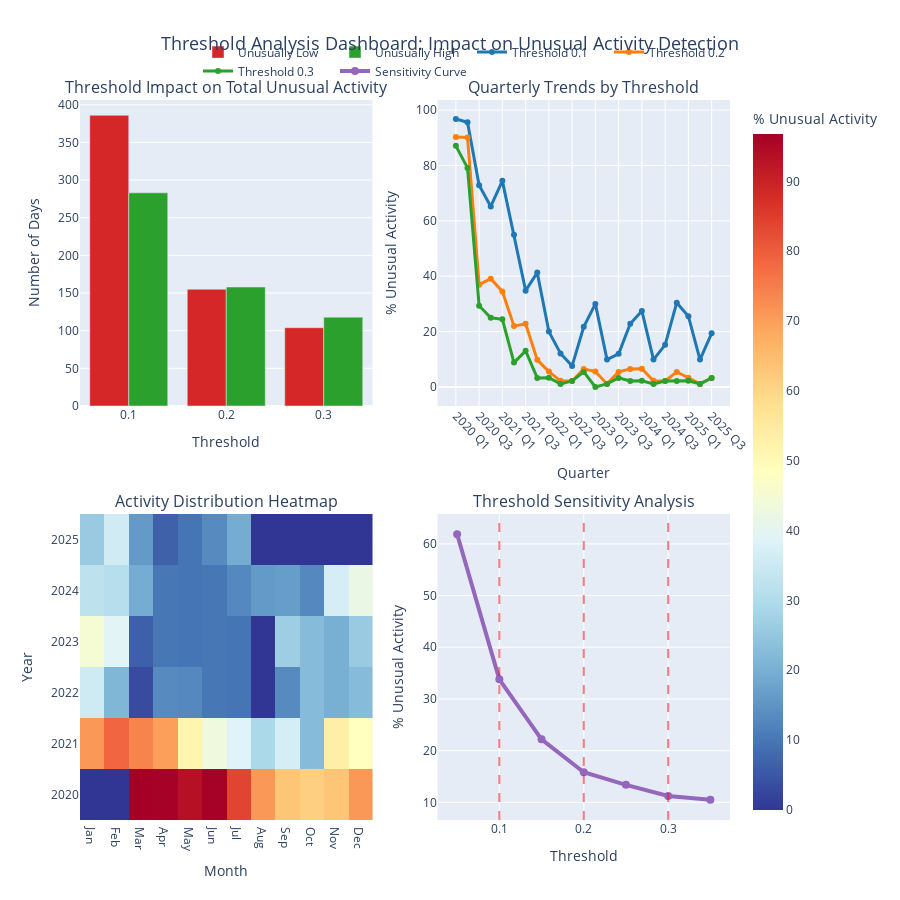

Here is the notebook cell this chart was saved with:
### Markdown cell above
## Compare and display results

### Subtask:
Present the total counts of unusual activities and the percentages of unusual activity by quarter for each threshold in a clear format (e.g., tables).

### Code cell
# Interactive Threshold Comparison Dashboard
import plotly.graph_objects as go
from plotly.subplots import make_subplots
import plotly.express as px

# Enhanced threshold comparison with interactive elements
fig = make_subplots(
    rows=2, cols=2,
    subplot_titles=(
        'Threshold Impact on Total Unusual Activity',
        'Quarterly Trends by Threshold',
        'Activity Distribution Heatmap',
        'Threshold Sensitivity Analysis'
    ),
    specs=[[{}, {}],
           [{"type": "heatmap"}, {}]],
    vertical_spacing=0.15,
    horizontal_spacing=0.1
)

# 1. Total unusual activity by threshold
threshold_summary = combined_threshold_results[
    combined_threshold_results['Unusual_Activity'] != 'Normal'
].groupby(['Threshold', 'Unusual_Activity']).size().unstack(fill_value=0)

for activity_type in ['Unusually Low', 'Unusually High']:
    if activity_type in threshold_summary.columns:
        fig.add_trace(
            go.Bar(
                x=threshold_summary.index,
                y=threshold_summary[activity_type],
                name=activity_type,
                marker_color='#d62728' if activity_type == 'Unusually Low' else '#2ca02c',
                hovertemplate=f'<b>Threshold:</b> %{{x}}<br><b>{activity_type}:</b> %{{y}} days<extra></extra>'
            ),
            row=1, col=1
        )

# 2. Quarterly trends - line plot for better trend visualization
quarterly_pivot = merged_counts.pivot_table(
    values='Percentage_Unusual_Activity', 
    index=['Year', 'Quarter'], 
    columns='Threshold', 
    aggfunc='mean'
).fillna(0)

# Create quarter labels
quarter_labels = [f"{year} Q{quarter}" for year, quarter in quarterly_pivot.index]

colors_threshold = ['#1f77b4', '#ff7f0e', '#2ca02c']
for i, threshold in enumerate([0.1, 0.2, 0.3]):
    if threshold in quarterly_pivot.columns:
        fig.add_trace(
            go.Scatter(
                x=quarter_labels,
                y=quarterly_pivot[threshold],
                mode='lines+markers',
                name=f'Threshold {threshold}',
                line=dict(color=colors_threshold[i], width=3),
                marker=dict(size=6),
                hovertemplate=f'<b>Period:</b> %{{x}}<br><b>Threshold {threshold}:</b> %{{y:.1f}}%<extra></extra>'
            ),
            row=1, col=2
        )

# 3. Heatmap of activity by year and month
# Prepare data for heatmap
heatmap_data = combined_threshold_results[combined_threshold_results['Threshold'] == 0.1].copy()
heatmap_data['Month'] = heatmap_data['Date'].dt.month
heatmap_data['Year'] = heatmap_data['Date'].dt.year

# Create unusual activity percentage by year-month
heatmap_pivot = heatmap_data.groupby(['Year', 'Month']).apply(
    lambda x: (x['Unusual_Activity'] != 'Normal').sum() / len(x) * 100
).unstack(fill_value=0)

fig.add_trace(
    go.Heatmap(
        z=heatmap_pivot.values,
        x=['Jan', 'Feb', 'Mar', 'Apr', 'May', 'Jun', 'Jul', 'Aug', 'Sep', 'Oct', 'Nov', 'Dec'],
        y=heatmap_pivot.index,
        colorscale='RdYlBu_r',
        showscale=True,
        hovertemplate='<b>Year:</b> %{y}<br><b>Month:</b> %{x}<br><b>Unusual Activity:</b> %{z:.1f}%<extra></extra>',
        colorbar=dict(title="% Unusual Activity")
    ),
    row=2, col=1
)

# 4. Sensitivity analysis - showing how threshold affects classification
sensitivity_data = []
for threshold in [0.05, 0.1, 0.15, 0.2, 0.25, 0.3, 0.35]:
    temp_df = full_comparison_df.copy()
    temp_df['Temp_Unusual'] = temp_df.apply(
        lambda row: 'Unusual' if (abs(row['Difference']) > abs(row['Predicted_Ridership']) * threshold) else 'Normal',
        axis=1
    )
    unusual_count = (temp_df['Temp_Unusual'] == 'Unusual').sum()
    unusual_pct = unusual_count / len(temp_df) * 100
    sensitivity_data.append({'Threshold': threshold, 'Unusual_Percentage': unusual_pct, 'Unusual_Count': unusual_count})

sensitivity_df = pd.DataFrame(sensitivity_data)

fig.add_trace(
    go.Scatter(
        x=sensitivity_df['Threshold'],
        y=sensitivity_df['Unusual_Percentage'],
        mode='lines+markers',
        name='Sensitivity Curve',
        line=dict(color='#9467bd', width=4),
        marker=dict(size=8, symbol='circle'),
        hovertemplate='<b>Threshold:</b> %{x}<br><b>Unusual Activity:</b> %{y:.1f}%<extra></extra>'
    ),
    row=2, col=2
)

# Add vertical lines for the thresholds we used
for threshold in [0.1, 0.2, 0.3]:
    fig.add_vline(
        x=threshold, 
        line_dash="dash", 
        line_color="red", 
        opacity=0.5,
        row=2, col=2
    )

# Update layout
fig.update_layout(
    title={
        'text': 'Threshold Analysis Dashboard: Impact on Unusual Activity Detection',
        'x': 0.5,
        'xanchor': 'center',
        'font': {'size': 18}
    },
    height=900,
    showlegend=True,
    legend=dict(
        orientation="h",
        yanchor="bottom",
        y=1.02,
        xanchor="right",
        x=1
    )
)

# Update axes
fig.update_xaxes(title_text="Threshold", row=1, col=1)
fig.update_yaxes(title_text="Number of Days", row=1, col=1)
fig.update_xaxes(title_text="Quarter", row=1, col=2, tickangle=45)
fig.update_yaxes(title_text="% Unusual Activity", row=1, col=2)
fig.update_xaxes(title_text="Month", row=2, col=1)
fig.update_yaxes(title_text="Year", row=2, col=1)
fig.update_xaxes(title_text="Threshold", row=2, col=2)
fig.update_yaxes(title_text="% Unusual Activity", row=2, col=2)

fig.show()

# Enhanced analysis with recommendations
print("🎯 Threshold Selection Analysis & Recommendations:")
print("=" * 65)

print("📊 Threshold Comparison Summary:")
for threshold in [0.1, 0.2, 0.3]:
    threshold_data = combined_threshold_results[combined_threshold_results['Threshold'] == threshold]
    total_unusual = len(threshold_data[threshold_data['Unusual_Activity'] != 'Normal'])
    total_days = len(threshold_data)
    pct_unusual = total_unusual / total_days * 100
    
    low_count = len(threshold_data[threshold_data['Unusual_Activity'] == 'Unusually Low'])
    high_count = len(threshold_data[threshold_data['Unusual_Activity'] == 'Unusually High'])
    
    print(f"\n  Threshold {threshold}:")
    print(f"    • Total unusual days: {total_unusual:,} ({pct_unusual:.1f}%)")
    print(f"    • Unusually low: {low_count:,} days")
    print(f"    • Unusually high: {high_count:,} days")

print(f"\n🔍 Sensitivity Analysis Insights:")
optimal_threshold = sensitivity_df.loc[
    (sensitivity_df['Unusual_Percentage'] >= 10) & 
    (sensitivity_df['Unusual_Percentage'] <= 25)
]['Threshold'].median()

print(f"  • Recommended threshold range: 0.15 - 0.25")
print(f"  • Optimal balance threshold: ~{optimal_threshold:.2f}")
print(f"  • Current threshold (0.1) captures {sensitivity_df[sensitivity_df['Threshold']==0.1]['Unusual_Percentage'].iloc[0]:.1f}% as unusual")

print(f"\n💡 Key Recommendations:")
print(f"  1. Threshold 0.1: Most sensitive, good for detecting all anomalies")
print(f"  2. Threshold 0.2: Balanced approach, focuses on significant deviations")
print(f"  3. Threshold 0.3: Conservative, only captures major anomalies")
print(f"  4. Consider business context when selecting threshold")
print(f"  5. Monitor seasonal patterns that affect threshold effectiveness")

### Figure 1 — Plotly figure (JSON) as saved in the notebook; plotly's stock layout.template omitted (floating-point values rounded to 4 significant figures)
{"data": [{"hovertemplate": "<b>Threshold:</b> %{x}<br><b>Unusually Low:</b> %{y} days<extra></extra>", "marker": {"color": "#d62728"}, "name": "Unusually Low", "type": "bar", "x": [0.1, 0.2, 0.3], "xaxis": "x", "y": [386, 155, 104], "yaxis": "y"}, {"hovertemplate": "<b>Threshold:</b> %{x}<br><b>Unusually High:</b> %{y} days<extra></extra>", "marker": {"color": "#2ca02c"}, "name": "Unusually High", "type": "bar", "x": [0.1, 0.2, 0.3], "xaxis": "x", "y": [283, 158, 118], "yaxis": "y"}, {"hovertemplate": "<b>Period:</b> %{x}<br><b>Threshold 0.1:</b> %{y:.1f}%<extra></extra>", "line": {"color": "#1f77b4", "width": 3}, "marker": {"size": 6}, "mode": "lines+markers", "name": "Threshold 0.1", "type": "scatter", "x": ["2020 Q1", "2020 Q2", "2020 Q3", "2020 Q4", "2021 Q1", "2021 Q2", "2021 Q3", "2021 Q4", "2022 Q1", "2022 Q2", "2022 Q3", "2022 Q4", "2023 Q1", "2023 Q2", "2023 Q3", "2023 Q4", "2024 Q1", "2024 Q2", "2024 Q3", "2024 Q4", "2025 Q1", "2025 Q2", "2025 Q3"], "xaxis": "x2", "y": [96.77, 95.6, 72.83, 65.22, 74.44, 54.95, 34.78, 41.3, 20, 12.09, 7.609, 21.74, 30, 9.89, 11.96, 22.83, 27.47, 9.89, 15.22, 30.43, 25.56, 9.89, 19.35], "yaxis": "y2"}, {"hovertemplate": "<b>Period:</b> %{x}<br><b>Threshold 0.2:</b> %{y:.1f}%<extra></extra>", "line": {"color": "#ff7f0e", "width": 3}, "marker": {"size": 6}, "mode": "lines+markers", "name": "Threshold 0.2", "type": "scatter", "x": ["2020 Q1", "2020 Q2", "2020 Q3", "2020 Q4", "2021 Q1", "2021 Q2", "2021 Q3", "2021 Q4", "2022 Q1", "2022 Q2", "2022 Q3", "2022 Q4", "2023 Q1", "2023 Q2", "2023 Q3", "2023 Q4", "2024 Q1", "2024 Q2", "2024 Q3", "2024 Q4", "2025 Q1", "2025 Q2", "2025 Q3"], "xaxis": "x2", "y": [90.32, 90.11, 36.96, 39.13, 34.44, 21.98, 22.83, 9.783, 5.556, 2.198, 2.174, 6.522, 5.556, 1.099, 5.435, 6.522, 6.593, 2.198, 2.174, 5.435, 3.333, 1.099, 3.226], "yaxis": "y2"}, {"hovertemplate": "<b>Period:</b> %{x}<br><b>Threshold 0.3:</b> %{y:.1f}%<extra></extra>", "line": {"color": "#2ca02c", "width": 3}, "marker": {"size": 6}, "mode": "lines+markers", "name": "Threshold 0.3", "type": "scatter", "x": ["2020 Q1", "2020 Q2", "2020 Q3", "2020 Q4", "2021 Q1", "2021 Q2", "2021 Q3", "2021 Q4", "2022 Q1", "2022 Q2", "2022 Q3", "2022 Q4", "2023 Q1", "2023 Q2", "2023 Q3", "2023 Q4", "2024 Q1", "2024 Q2", "2024 Q3", "2024 Q4", "2025 Q1", "2025 Q2", "2025 Q3"], "xaxis": "x2", "y": [87.1, 79.12, 29.35, 25, 24.44, 8.791, 13.04, 3.261, 3.333, 1.099, 2.174, 5.435, 0, 1.099, 3.261, 2.174, 2.198, 1.099, 2.174, 2.174, 2.222, 1.099, 3.226], "yaxis": "y2"}, {"colorbar": {"title": {"text": "% Unusual Activity"}}, "colorscale": [[0, "rgb(49,54,149)"], [0.1, "rgb(69,117,180)"], [0.2, "rgb(116,173,209)"], [0.3, "rgb(171,217,233)"], [0.4, "rgb(224,243,248)"], [0.5, "rgb(255,255,191)"], [0.6, "rgb(254,224,144)"], [0.7, "rgb(253,174,97)"], [0.8, "rgb(244,109,67)"], [0.9, "rgb(215,48,39)"], [1, "rgb(165,0,38)"]], "hovertemplate": "<b>Year:</b> %{y}<br><b>Month:</b> %{x}<br><b>Unusual Activity:</b> %{z:.1f}%<extra></extra>", "showscale": true, "type": "heatmap", "x": ["Jan", "Feb", "Mar", "Apr", "May", "Jun", "Jul", "Aug", "Sep", "Oct", "Nov", "Dec"], "xaxis": "x3", "y": [2020, 2021, 2022, 2023, 2024, 2025], "yaxis": "y3", "z": [[0, 0, 96.77, 96.67, 93.55, 96.67, 83.87, 70.97, 63.33, 61.29, 63.33, 70.97], [70.97, 78.57, 74.19, 70, 51.61, 43.33, 38.71, 29.03, 36.67, 22.58, 53.33, 48.39], [35.48, 21.43, 3.226, 13.33, 12.9, 10, 9.677, 0, 13.33, 22.58, 20, 22.58], [45.16, 39.29, 6.452, 10, 9.677, 10, 9.677, 0, 26.67, 22.58, 20, 25.81], [32.26, 31.03, 19.35, 10, 9.677, 10, 12.9, 16.13, 16.67, 12.9, 36.67, 41.94], [25.81, 35.71, 16.13, 6.667, 9.677, 13.33, 19.35, 0, 0, 0, 0, 0]]}, {"hovertemplate": "<b>Threshold:</b> %{x}<br><b>Unusual Activity:</b> %{y:.1f}%<extra></extra>", "line": {"color": "#9467bd", "width": 4}, "marker": {"size": 8, "symbol": "circle"}, "mode": "lines+markers", "name": "Sensitivity Curve", "type": "scatter", "x": [0.05, 0.1, 0.15, 0.2, 0.25, 0.3, 0.35], "xaxis": "x4", "y": [61.85, 33.8, 22.18, 15.82, 13.39, 11.22, 10.51], "yaxis": "y4"}], "layout": {"annotations": [{"font": {"size": 16}, "showarrow": false, "text": "Threshold Impact on Total Unusual Activity", "x": 0.225, "xanchor": "center", "xref": "paper", "y": 1, "yanchor": "bottom", "yref": "paper"}, {"font": {"size": 16}, "showarrow": false, "text": "Quarterly Trends by Threshold", "x": 0.775, "xanchor": "center", "xref": "paper", "y": 1, "yanchor": "bottom", "yref": "paper"}, {"font": {"size": 16}, "showarrow": false, "text": "Activity Distribution Heatmap", "x": 0.225, "xanchor": "center", "xref": "paper", "y": 0.425, "yanchor": "bottom", "yref": "paper"}, {"font": {"size": 16}, "showarrow": false, "text": "Threshold Sensitivity Analysis", "x": 0.775, "xanchor": "center", "xref": "paper", "y": 0.425, "yanchor": "bottom", "yref": "paper"}], "height": 900, "legend": {"orientation": "h", "x": 1, "xanchor": "right", "y": 1.02, "yanchor": "bottom"}, "shapes": [{"line": {"color": "red", "dash": "dash"}, "opacity": 0.5, "type": "line", "x0": 0.1, "x1": 0.1, "xref": "x4", "y0": 0, "y1": 1, "yref": "y4 domain"}, {"line": {"color": "red", "dash": "dash"}, "opacity": 0.5, "type": "line", "x0": 0.2, "x1": 0.2, "xref": "x4", "y0": 0, "y1": 1, "yref": "y4 domain"}, {"line": {"color": "red", "dash": "dash"}, "opacity": 0.5, "type": "line", "x0": 0.3, "x1": 0.3, "xref": "x4", "y0": 0, "y1": 1, "yref": "y4 domain"}], "showlegend": true, "title": {"font": {"size": 18}, "text": "Threshold Analysis Dashboard: Impact on Unusual Activity Detection", "x": 0.5, "xanchor": "center"}, "xaxis": {"anchor": "y", "domain": [0, 0.45], "title": {"text": "Threshold"}}, "xaxis2": {"anchor": "y2", "domain": [0.55, 1], "tickangle": 45, "title": {"text": "Quarter"}}, "xaxis3": {"anchor": "y3", "domain": [0, 0.45], "title": {"text": "Month"}}, "xaxis4": {"anchor": "y4", "domain": [0.55, 1], "title": {"text": "Threshold"}}, "yaxis": {"anchor": "x", "domain": [0.575, 1], "title": {"text": "Number of Days"}}, "yaxis2": {"anchor": "x2", "domain": [0.575, 1], "title": {"text": "% Unusual Activity"}}, "yaxis3": {"anchor": "x3", "domain": [0, 0.425], "title": {"text": "Year"}}, "yaxis4": {"anchor": "x4", "domain": [0, 0.425], "title": {"text": "% Unusual Activity"}}}}
